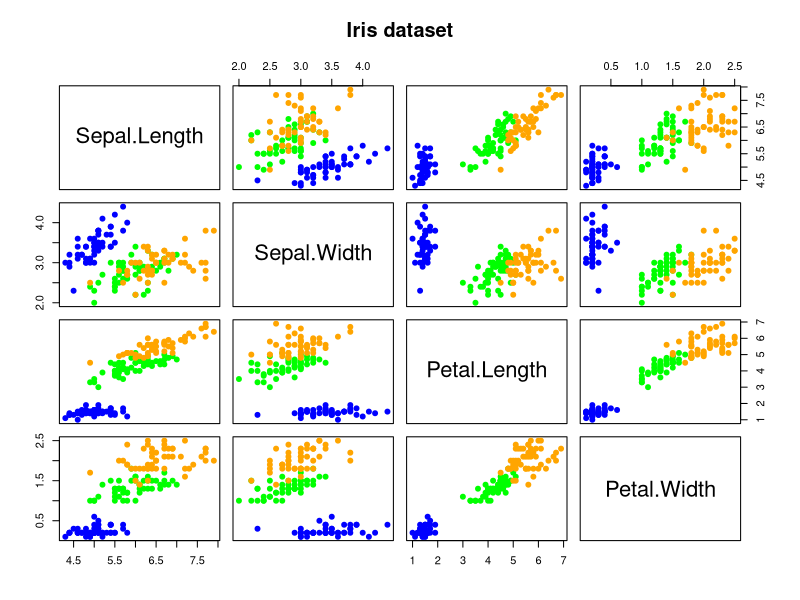

Write R code to recreate this figure.

##################################################################################################################
##################################################################################################################
# Inferencia
##################################################################################################################
##################################################################################################################


##################################################################################################################
##################################################################################################################
# Análisis de varianza multivariante con el dataset de Iris
##################################################################################################################
##################################################################################################################

rm(list = ls()) # Borrar todo

Y <- as.data.frame(iris)
Y

n <- dim(Y)[1]
n


X <- Y[,1:4]
p <- dim(X)[2]
p

G <- 3
n1 <- 50
n2 <- 50
n3 <- 50

colores <- matrix(NA,ncol=1,nrow=n)
colores[1:n1,1] <- "blue"
colores[(n1+1):(n1+n2),1] <- "green"
colores[(n1+n2+1):n,1] <- "orange"

pairs(X,pch=19,col=colores,main="Iris dataset") 

m.1 <- colMeans(X[Y[,5]=="setosa",])
m.1
m.2 <- colMeans(X[Y[,5]=="versicolor",])
m.2
m.3 <- colMeans(X[Y[,5]=="virginica",])
m.3



S <- (n - 1) / n * cov(X)
S

W <- (n1 - 1) * cov(X[Y[,5]=="setosa",])
W <- W + (n2 - 1) * cov(X[Y[,5]=="versicolor",])
W <- W + (n3 - 1) * cov(X[Y[,5]=="virginica",])
W

SW <- W / n
SW

lambdaa <- n * log(det(S)/det(SW))
lambdaa

# Percentil de la chi^2: chisq(1-nivel de signif, grados de libertad, lower.tail = F)
# Veamos con un nivel de significacion pequeño 0.001 ---> nivel de confianza alto 0.999
chisq=qchisq(0.999, 8, lower.tail = F)
chisq

# Vemos que lambda=563>>0.86=chisq, rechazamos H_0, rechazamos la hipótesis de que las medias de los grupos sean iguales.

# Vamos a usar ahora la otra definición de lambda que era para tamaños muestrales pequeños:
h <- (n - 1) - (p + G)/2
h

lambda0 <- h * log(det(S)/det(SW))
lambda0

# Vemos que lambda=546>>0.86=chisq, rechazamos H_0, rechazamos la hipótesis de que las medias de los grupos sean iguales.
